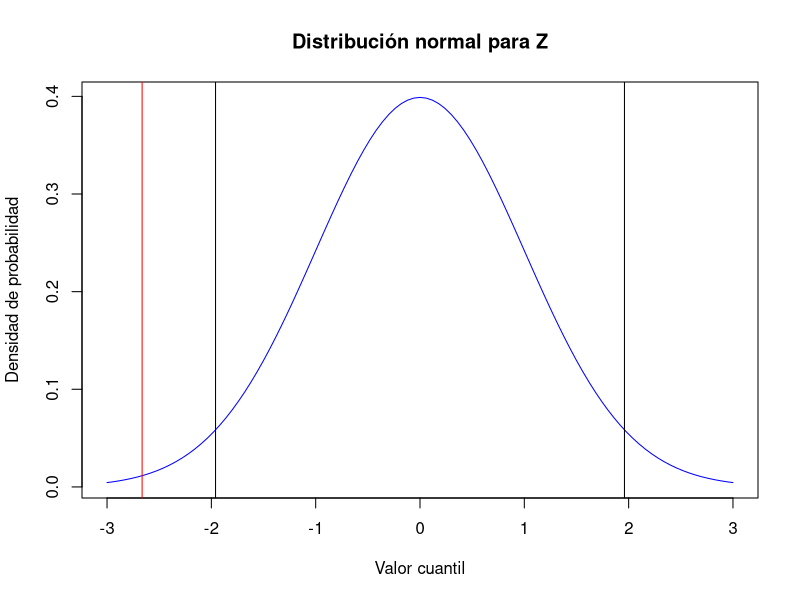
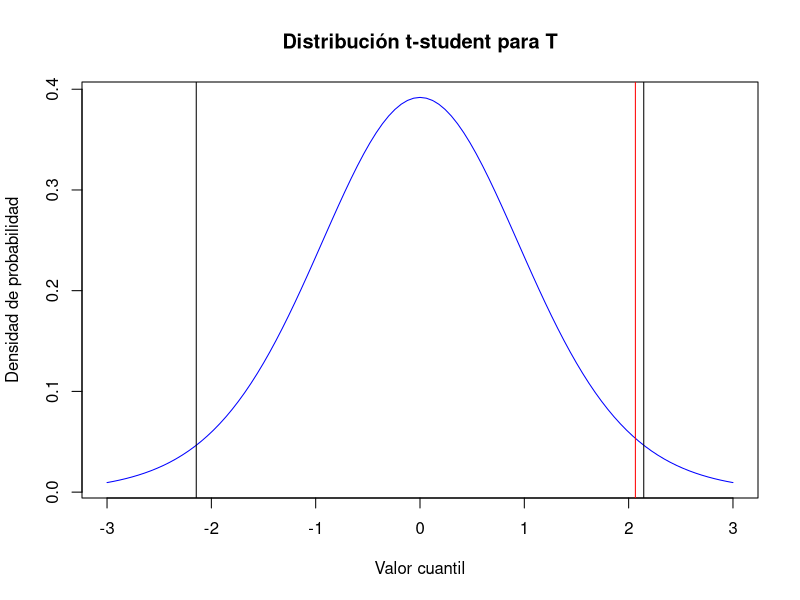

R code for these plots, in order:
## ---- chunk 1
knitr::opts_chunk$set(echo = TRUE)
## ---- chunk 2
# Valor de la hipótesis nula.
population_deviation = 0.25

sample_deviation = 0.32
n = 20
sample_mean = 40

statistical_chi = (n - 1) * (sample_deviation ** 2) / (population_deviation **2)
p_value = dchisq(statistical_chi, df = n-1)
## ---- chunk 3
significance = 0.05

# pop: population, sam: sample.
students1 = 40
students1_pop_deviation = 8
students1_sam_mean = 74
students2 = 50
students2_pob_deviation = 7
students2_sam_mean = 78

students1_sam_deviation = students1_pop_deviation / sqrt(students1)
students2_sam_deviation = students2_pob_deviation / sqrt(students2)

statistical_z = (students1_sam_mean - students2_sam_mean) / sqrt(students1_sam_deviation + students2_sam_deviation)
## ---- chunk 4
curve(dnorm(x), from = -3, to = 3, col = 'blue', xlab = 'Valor cuantil', ylab = 'Densidad de probabilidad', main = 'Distribución normal para Z')
abline(v = c(qnorm(p = significance/2), qnorm(p = significance/2, lower.tail = FALSE)))
abline(v = statistical_z, col = 'red')
## ---- chunk 5
significance = 0.05
difference_androgenos = c(4.26, -2.08, 2.76, 0.94, 1.11, 3.21, 7.31, 13.74, 0.52, -2.45, -0.68, -0.16, 68.03, 26.55, 24.66)
deer_amount = length(difference_androgenos)
difference_mean = mean(difference_androgenos)
difference_deviation = sd(difference_androgenos)

statistical_T = difference_mean / (difference_deviation / sqrt(deer_amount))
p_value = pt(statistical_T, df = deer_amount - 1, lower.tail = FALSE) + pt(-statistical_T, df = deer_amount - 1, lower.tail = TRUE)
## ---- chunk 6
curve(dt(x, df = deer_amount - 1), from = -3, to = 3, col = 'blue', xlab = 'Valor cuantil', ylab = 'Densidad de probabilidad', main = 'Distribución t-student para T')
abline(v = c(qt(p = significance/2, df = deer_amount - 1, lower.tail = TRUE), qt(p = significance/2, df = deer_amount - 1, lower.tail = FALSE)))
abline(v = statistical_T, col = 'red')
## ---- chunk 7
sizeA = 16
sample_deviation_A = 9
sizeB = 25
sample_deviation_B = 12

statistical_F = (max(sample_deviation_B, sample_deviation_A) / min(sample_deviation_B, sample_deviation_A)) ** 2
